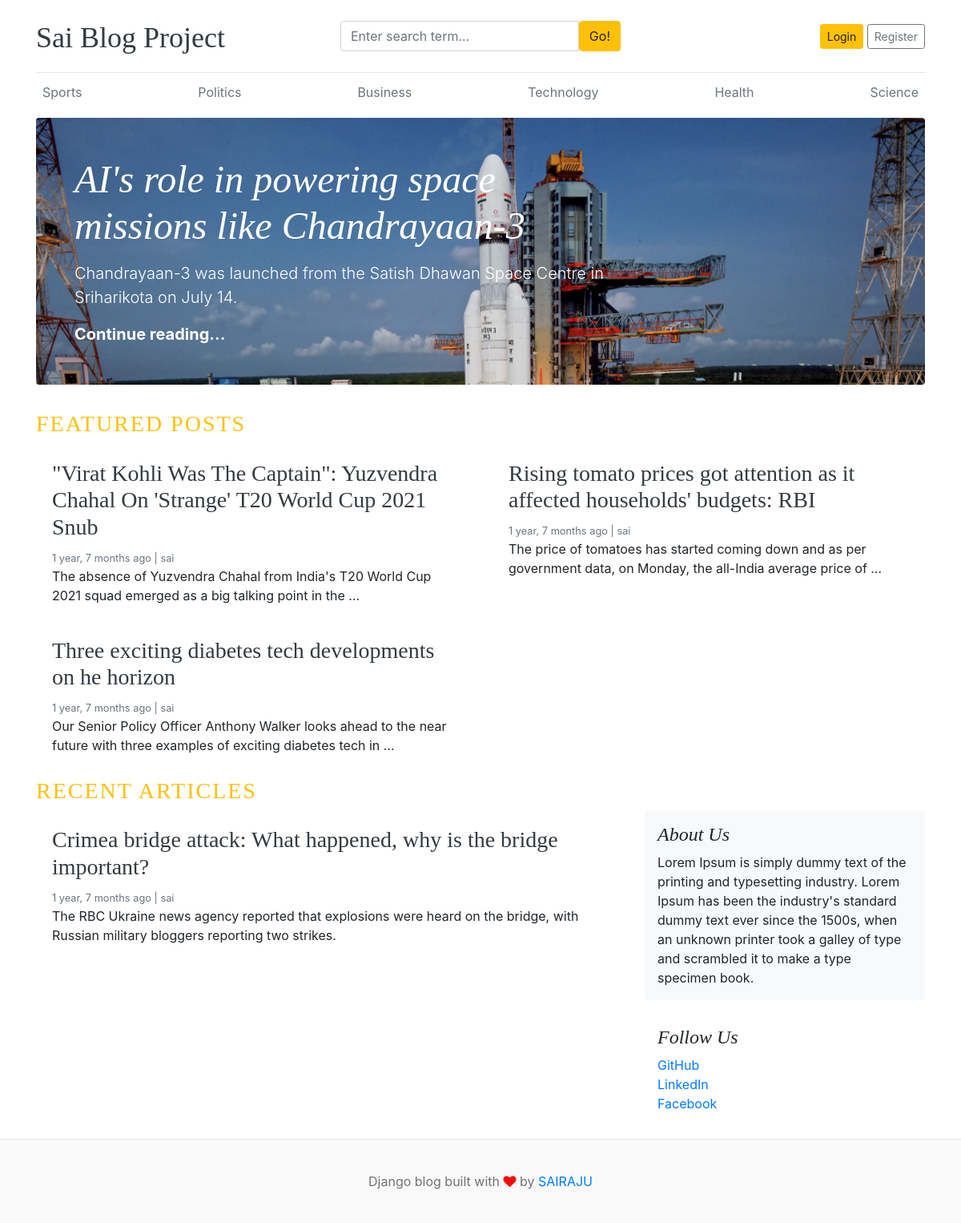
The page / on the database its author committed.
### blogs/models.py (models this page shows, shortened)
class Category(models.Model):
    category_name = models.CharField(max_length=50, unique=True)
    created_at = models.DateTimeField(auto_now_add=True)
    updated_at = models.DateTimeField(auto_now=True)
    class Meta:
        verbose_name_plural = 'categories'

class Blog(models.Model):
    title = models.CharField(max_length=100)
    slug = models.SlugField(max_length=150, unique=True, blank=True)
    category = models.ForeignKey(Category, on_delete=models.CASCADE)
    author = models.ForeignKey(User, on_delete=models.CASCADE)
    featured_image = models.ImageField(upload_to='uploads/%Y/%m/%d')
    short_description = models.TextField(max_length=500)
    blog_body = models.TextField(max_length=2000)
    status = models.CharField(max_length=20, choices=STATUS_CHOICES, default="Draft")
    is_featured = models.BooleanField(default=False)
    created_at = models.DateTimeField(auto_now_add=True)
    updated_at = models.DateTimeField(auto_now=True)

### assignments/models.py (models this page shows, shortened)
class About(models.Model):
    about_heading = models.CharField(max_length=25)
    about_description = models.TextField(max_length=255)
    created_at = models.DateTimeField(auto_now_add=True)
    updated_at = models.DateTimeField(auto_now=True)
    class Meta:
        verbose_name_plural = 'About'

class SocialLink(models.Model):
    platform = models.CharField(max_length=25)
    link = models.URLField(max_length=100)
    created_at = models.DateTimeField(auto_now_add=True)
    updated_at = models.DateTimeField(auto_now=True)

### blog_main/views.py (the view)
# urls.py: 2. Add a URL to urlpatterns:  path('', views.home, name='home')
def home(request):
    featured_posts = Blog.objects.filter(is_featured=True, status='Published').order_by('updated_at')
    posts = Blog.objects.filter(is_featured=False, status='Published')
    try:
        about = About.objects.get()
    except:
        about = None
    context = {
        'featured_posts' : featured_posts,
        'posts' : posts,
        'about' : about,
    }
    return render(request, 'home.html', context)

### blogs/context_processors.py (called while the page is built)
def get_categories(request):
    categories = Category.objects.all()
    return dict(categories=categories)

def get_social_links(request):
    social_links = SocialLink.objects.all()
    return dict(social_links=social_links)

### templates/home.html
{% extends 'base.html' %}
{% block content %}
   {% for post in featured_posts %}
   {% if forloop.first %}
<div class="jumbotron p-3 p-md-5 text-white rounded bg-dark" style="background-image: url({{ post.featured_image.url }});background-blend-mode; overlay;background-size:cover;">
    <div class="col-md-8 px-0">
      <h1 class="display-4 font-italic">{{ post.title }}</h1>
      <p class="lead my-3">{{ post.short_description | truncatewords:20}}</p>
      <p class="lead mb-0"><a href="{% url 'blogs' post.slug %}" class="text-white font-weight-bold">Continue reading...</a></p>
    </div>
  </div>
  {% endif %}
  {% endfor %}
<h3 class="text-uppercase text-warning" style="letter-spacing: 2px;">FEATURED POSTS</h3>
  <div class="row mb-2">
    {% for post in featured_posts  %}
    {% if not forloop.first %}
    <div class="col-md-6">
      <div class="card border-0" >
        <div class="card-body">
          <h3><a href="{% url 'blogs' post.slug %}" class="text-dark">{{ post.title }}</a></h3>
          <small class="mb-1 text-muted">{{ post.created_at | timesince }} ago | {{ post.author }}</small>
          <p class="card-text">{{ post.short_description | truncatewords:20}}</p>
        </div>
      </div>
    </div>
    {% endif %}
    {% endfor %}
   </div>
<h3 class="text-uppercase text-warning" style="letter-spacing: 2px;">Recent Articles</h3>
<main role="main" class="container p-0">
  <div class="row">
    <div class="col-md-8 blog-main">
      {% for post in posts %}
      <div class="card border-0" >
        <div class="card-body">
          <h3><a href="{% url 'blogs' post.slug %}" class="text-dark">{{ post.title }}</a></h3>
          <small class="mb-1 text-muted">{{ post.created_at | timesince }} ago | {{ post.author }}</small>
          <p class="card-text">{{ post.short_description | truncatewords:20}}</p>
        </div>
      </div>
      {% endfor %}
    </div>
      <aside class="col-md-4 blog-sidebar">
        <div class="p-3 mb-3 bg-light rounded">
          <h4 class="font-italic">{{ about.about_heading }}</h4>
          <p class="mb-0">{{ about.about_description }}</p>
        </div>
        {% if social_links %}
        <div class="p-3">
          <h4 class="font-italic">Follow Us</h4>
          <ol class="list-unstyled">
            {% for i  in social_links %}
            <li><a href="{{ i.link }}" target="_blank">{{ i.platform }}</a></li>
            {% endfor %}
          </ol>
        </div>
        {% endif %}
      </aside>
    </div>
  </main>
</div>
{% endblock %}

### templates/base.html (shortened to what this page needs)
{% load static %}
<!DOCTYPE html>
<html lang="en">
<head>
    <link href="https://getbootstrap.com/docs/4.0/dist/css/bootstrap.min.css" rel="stylesheet">
    <link href="{% static 'css/blog.css' %}" rel="stylesheet">
    <link rel="stylesheet" href="https://cdnjs.cloudflare.com/ajax/libs/font-awesome/4.7.0/css/font-awesome.min.css">
  </head>
<body>
    <div class="container">
      <header class="blog-header py-3">
        <div class="row flex-nowrap justify-content-between align-items-center">
          <div class="col-4 pt-1">
            <a class="blog-header-logo text-dark" href="/">Sai Blog Project</a>
          </div>
          <div class="col-4">
            <form action="{% url 'search' %}" method="GET">
              <div class="input-group">
                <input class="form-control" type="text" name="keyword" value="{{ keyword }}" placeholder="Enter search term..." aria-label="Enter search term..." aria-describedby="button-search" />
                <button type="submit" class="btn btn-warning" id="button-search" type="button">Go!</button>
            </div>
            </form>
          </div>
          <div class="col-4 d-flex justify-content-end align-items-center">
            {% if not user.is_authenticated %}
            <a class="btn btn-sm btn-warning" href="{% url 'login' %}">Login</a> &nbsp;
            <a class="btn btn-sm btn-outline-secondary" href="{% url 'register' %}">Register</a>
            {% else %}
            <span><a href="{% url 'dashboard' %}">Dashboard</a></span>
            &emsp;
            <span><a href="{% url 'logout' %}">LogOut</a></span>
            {% endif %}
          </div>
        </div>
      </header>
      <div class="nav-scroller py-1 mb-2">
        <nav class="nav d-flex justify-content-between">
          {% for cat in categories %}
          <a class="p-2 text-muted" href="{% url 'post_by_category' cat.id %}">{{ cat.category_name }}</a>
          {% endfor %}
        </nav>
      </div>
{% block content %}
{% endblock %}
<footer class="blog-footer">
    <p>Django blog built with <i class="fa fa-heart" style="color: #f50505; color: #fb0909;"></i> by <a href="#">SAIRAJU</a></p>
  </footer>
  </body>
  </html>

### blog_main/static/css/blog.css (style rules this page uses)
.blog-header { border-bottom: 1px solid #e5e5e5; }
.blog-header-logo { font-family: "Playfair Display", Georgia, "Times New Roman", serif; font-size: 2.25rem; }
h1, h2, h3, h4, h5, h6 { font-family: "Playfair Display", Georgia, "Times New Roman", serif; }
.display-4 { font-size: 2.5rem; }
@media (min-width: 768px) { .display-4 { font-size: 3rem; } }
.blog-footer { padding: 2.5rem 0; color: #727272; text-align: center; background-color: #f9f9f9; border-top: .05rem solid #e5e5e5; }
.blog-footer p:last-child { margin-bottom: 0; }

### rows shown on the page
Category: category_name "Sports"
Category: category_name "Politics"
Category: category_name "Business"
Category: category_name "Technology"
Category: category_name "Health"
Category: category_name "Science"
Blog: featured_image (picture), title "AI's role in powering space missions like Chandrayaan-3", short_description "Chandrayaan-3 was launched from the Satish Dhawan Space Centre in Sriharikota on July 14."
Blog: title "\"Virat Kohli Was The Captain\": Yuzvendra Chahal On 'Strange' T20 World Cup 2021 Snub", created_at "1 year, 7 months", author "sai", short_description "The absence of Yuzvendra Chahal from India's T20 World Cup 2021 squad emerged as a big talking point in the …"
Blog: title "Rising tomato prices got attention as it affected households' budgets: RBI", created_at "1 year, 7 months", author "sai", short_description "The price of tomatoes has started coming down and as per government data, on Monday, the all-India average price of …"
Blog: title "Three exciting diabetes tech developments on he horizon", created_at "1 year, 7 months", author "sai", short_description "Our Senior Policy Officer Anthony Walker looks ahead to the near future with three examples of exciting diabetes tech in …"
Blog: title "Crimea bridge attack: What happened, why is the bridge important?", created_at "1 year, 7 months", author "sai", short_description "The RBC Ukraine news agency reported that explosions were heard on the bridge, with Russian military bloggers reporting two strikes."
About: about_heading "About Us", about_description "Lorem Ipsum is simply dummy text of the printing and typesetting industry. Lorem Ipsum has been the industry's standard dummy text ever since the 1500s, when an unknown printer took a galley of type and scrambled it to make a type specimen book."
SocialLink: platform "GitHub"
SocialLink: platform "LinkedIn"
SocialLink: platform "Facebook"
